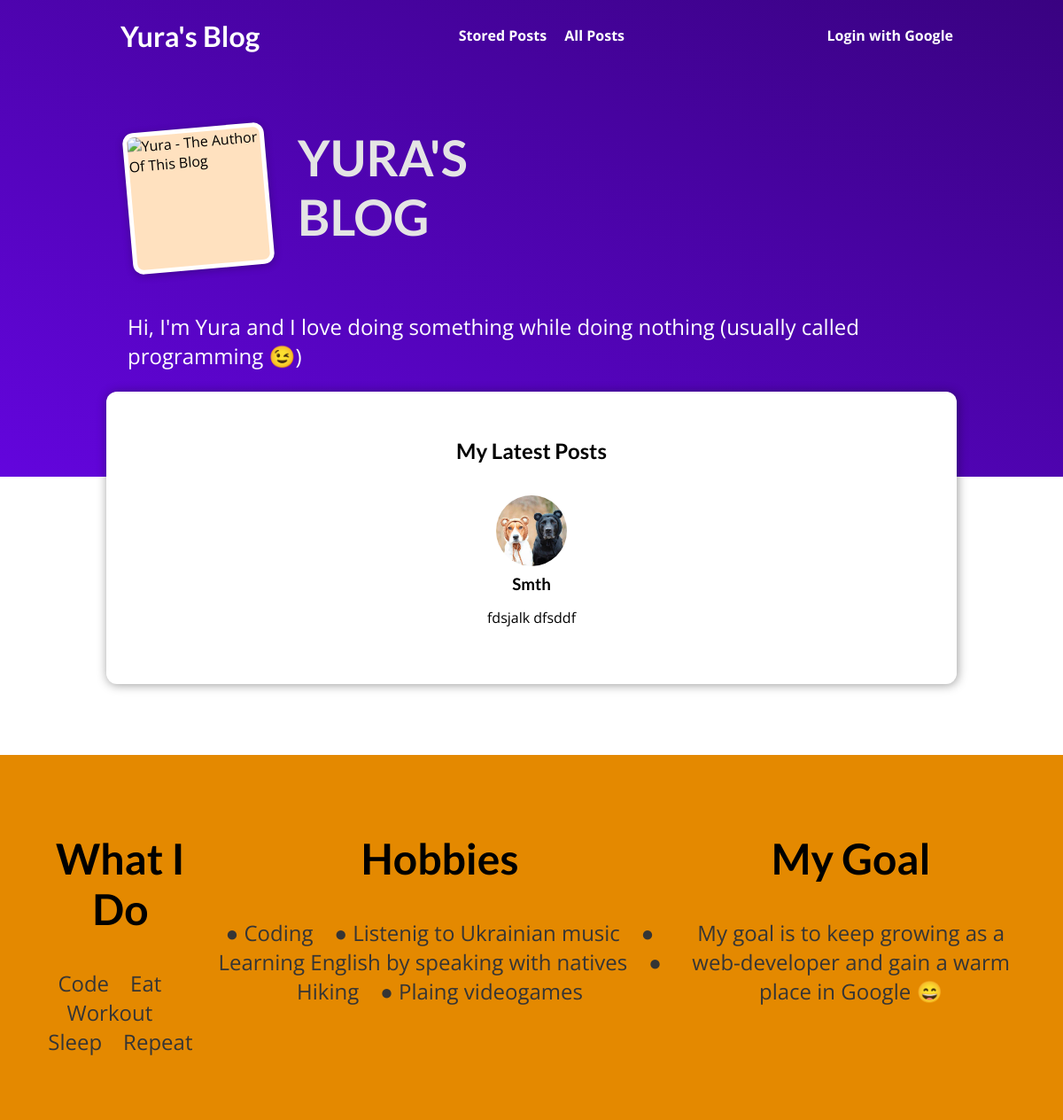
The page / on the database its author committed.
### main_app/models.py (models this page shows, shortened)
class Post(models.Model):
    title = models.CharField(max_length=100)
    excerpt = models.CharField(max_length=150)
    image = models.ImageField(upload_to="posts", null=True)
    date = models.DateField(auto_now=True)
    slug = models.SlugField(unique=True, blank=True, null=False, db_index=True)
    content = models.TextField(validators=[MinLengthValidator(10)])
    author = models.ForeignKey(Author, on_delete=models.SET_NULL, null=True, related_name="posts")
    tags = models.ManyToManyField(Tag)

### main_app/views.py (the view)
# urls.py: path("", views.StartingPageView.as_view(), name="starting-page"),
class StartingPageView(ListView):
    model = Post
    template_name = "main_app/index.html"
    ordering = ["-date"]
    context_object_name = "posts"
    def get_queryset(self):
        queryset = super().get_queryset()
        data = queryset[:3]
        return data

### main_app/templates/main_app/index.html (shortened to what this page needs)
{% extends 'base.html' %}
{% load static %}
{% block css_files%}
    <link rel="stylesheet" href="{% static "main_app/post.css" %}">
    <link rel="stylesheet" href="{% static "main_app/index.css" %}">
{% endblock %}
{% block content %}
    <section id="welcome">
        <header>
            <img src="{% static "main_app/images/me.jpg" %}" alt="Yura - The Author Of This Blog">
            <h2>YURA'S BLOG</h2>
        </header>
        <p>Hi, I'm Yura and I love doing something while doing nothing (usually called programming 😉)</p>
    </section>
    <section id="latest-posts">
        <h2>My Latest Posts</h2>
        <ul>
            {% for post in posts %}
                {% include "main_app/includes/post.html" %}
            {% endfor %}
        </ul>
    </section>
    <section id="about">
        <div>
            <h2>What I Do</h2>
            <p>
                Code&emsp;Eat&emsp;Workout&emsp;Sleep&emsp;Repeat
            </p>
        </div>
        <div>
            <h2>Hobbies</h2>
            <p>
                ● Coding&emsp;● Listenig to Ukrainian music&emsp;● Learning English by speaking with natives&emsp;● Hiking&emsp;● Plaing videogames
            </p>
        </div>
        <div>
            <h2>My Goal</h2>
            <p>
                My goal is to keep growing as a web-developer and gain a warm place in Google 😄
            </p>
        </div>
    </section>
{% endblock %}

### main_app/templates/main_app/includes/post.html
<li>
    <article class="post">
        <a href="{% url "single-post" post.slug %}">
            <img src="{{ post.image.url }}" alt="{{ post.title }}">
            <div class="post__content">
                <h3>{{ post.title }}</h3>
                <p>
                    {{ post.excerpt }}
                </p>
               </div>
         </a>
    </article>
</li>

### static/app.css (style rules this page uses)
* { box-sizing: border-box; }
html { font-family: 'Open Sans', 'Lato', sans-serif; }
body { margin: 0; }
h1, h2, h3 { font-family: 'Lato', sans-serif; font-weight: bold; }

### main_app/static/main_app/post.css (style rules this page uses)
.post { display: flex; flex-direction: column; align-items: center; text-align: center; }
.post a { text-decoration: none; color: black; transition: all 0.2s ease; padding: 1rem; }
.post img { width: 5rem; height: 5rem; object-fit: cover; border-radius: 50%; }
.post h3 { margin: 0.25rem 0; }

### main_app/static/main_app/index.css (style rules this page uses)
#welcome { background: linear-gradient(to right top, #6305dd, #390281); padding: 6rem 12%; }
#welcome header { display: flex; align-items: flex-start; margin: 3rem auto; }
#welcome img { width: 10rem; height: 10rem; object-fit: cover; object-position: top; border: 5px solid white; border-radius: 12px; background-color: #ffe1bf; transform: rotateZ(-5deg); box-shadow: 0 2px 8px rgba(0, 0, 0, 0.25); }
#welcome h2 { font-size: 3.5rem; margin: 0 0 0 2rem; color: #e4e4e4; width: 10rem; }
#welcome p { color: white; font-size: 1.5rem; }
#latest-posts { background-color: white; padding: 2rem; border-radius: 12px; width: 60rem; margin: -6rem auto 2rem auto; box-shadow: 1px 1px 12px rgba(0, 0, 0, 0.4); }
#latest-posts h2 { text-align: center; }
#latest-posts ul { list-style: none; margin: 0; padding: 0; display: flex; gap: 1rem; }
#latest-posts li { flex: 1; }
#about { display: flex; justify-content: space-between; text-align: center; padding: 3rem; background-color: #e48900; margin-top: 5rem; }
#about div { min-width: 15px; min-height: 10px; }
#about h2 { font-size: 3rem; }
#about p { font-size: 1.5rem; color: #353535; }

### rows shown on the page
Post: image (picture), title "Smth", excerpt "fdsjalk dfsddf"
